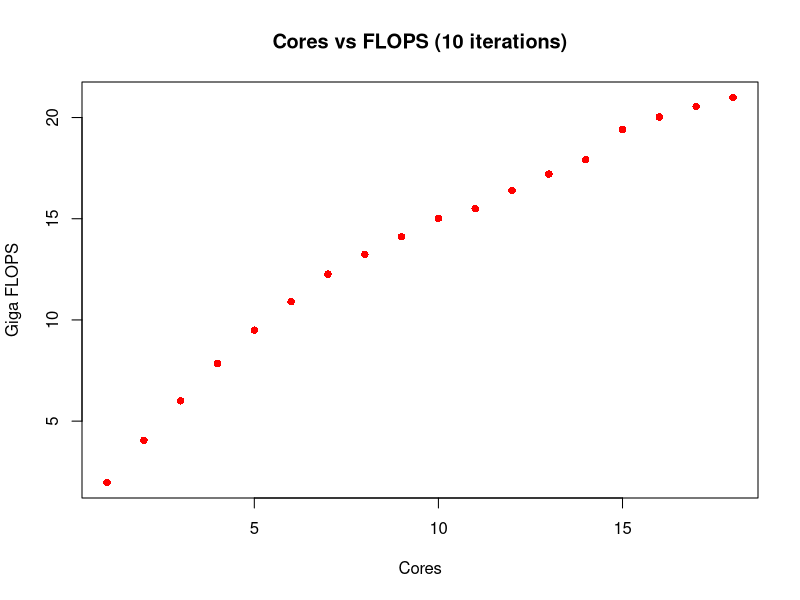
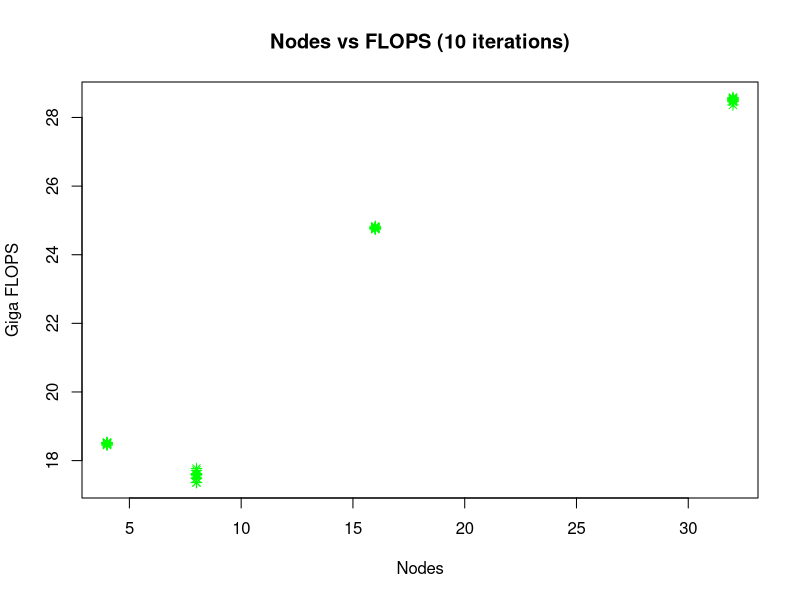
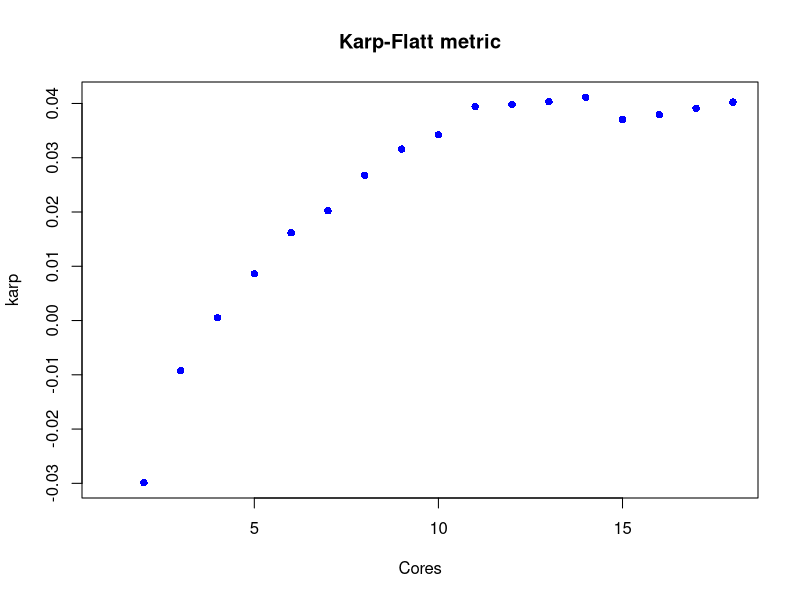
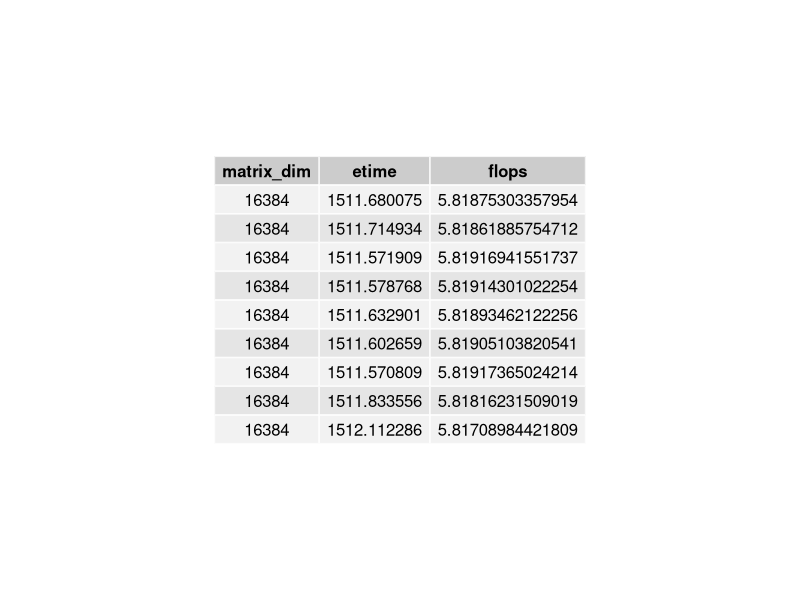
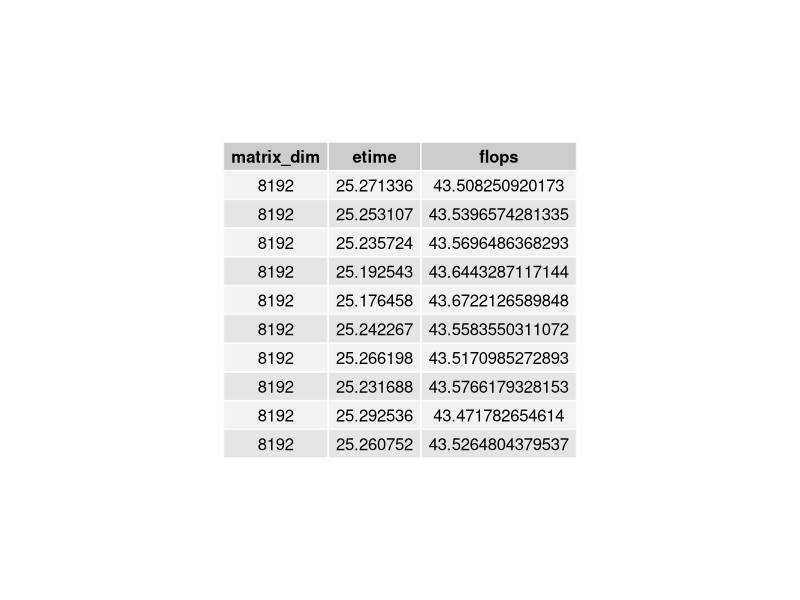
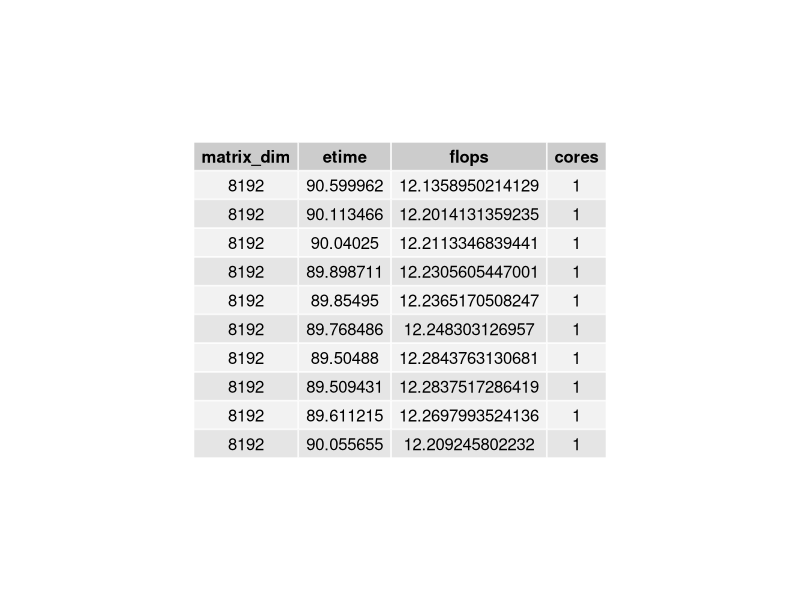
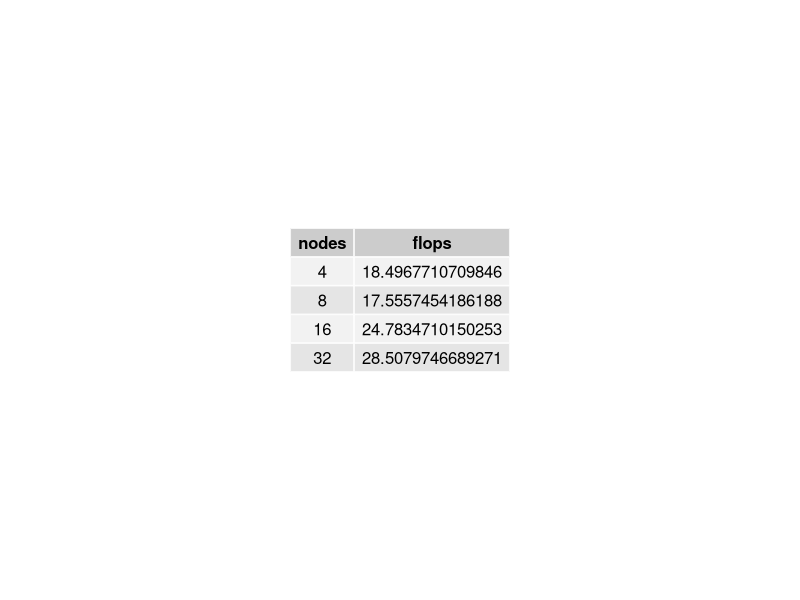

The R script that drew these images, in order:
library(gridExtra)

omp_all = read.csv("../data/floyd_omp_8192_all.txt")
omp_16 = read.csv("../data/floyd_omp_28_16384.txt")
oacc = read.csv("../data/floyd_acc_28_16384.txt")
oacc_mpi = read.csv("../data/floyd_acc_mpi_p100_4_8192.txt")
mpi = read.csv("../data/floyd_mpi_8_8192.txt")
omp_mpi = read.csv("../data/floyd_omp_mpi_all.txt")

# Convert FLOPS to GFLOPS
omp_all$flops = omp_all$flops /1000000000
omp_16$flops = omp_16$flops/1000000000
oacc$flops = oacc$flops/1000000000
oacc_mpi$flops = oacc_mpi$flops/1000000000
mpi$flops = mpi$flops/1000000000
omp_mpi$flops = omp_mpi$flops/1000000000

# Delete cores from oacc
oacc = within(oacc, rm(cores))
oacc_mpi = within(oacc_mpi, rm(cores))

# Aggregate the cores and mean flops
omp_all_ag = aggregate(flops~cores, omp_all, mean)
omp_16_ag = aggregate(flops~cores, omp_16, mean)
omp_mpi_ag = aggregate(flops~nodes, omp_mpi, mean)

# Add the speedup
omp_all_ag$speedup = omp_all_ag$flops/omp_all_ag$flops[1]

# Add the serial portion
omp_all_ag$serial = (omp_all_ag$speedup - omp_all_ag$cores)/(1 - omp_all_ag$cores)

# Add the efficiency 
omp_all_ag$karp = (((1/omp_all_ag$speedup)-(1/omp_all_ag$cores))/(1 - (1/omp_all_ag$cores)))

# Create plots for the omp_all flops
png("omp_all.png", width=600, height=500)
plot(flops~cores, omp_all_ag[1:18,], main="Cores vs FLOPS (10 iterations)", xlab="Cores", 
	ylab="Giga FLOPS", col="red", pch=16)
dev.off()

# Create plots for the omp_all flops
png("omp_mpi_box.png", width=600, height=500)
plot(flops~nodes, omp_mpi, main="Nodes vs FLOPS (10 iterations)", xlab="Nodes", 
	ylab="Giga FLOPS", col="green", pch=8)
dev.off()


# Create plot for the karp-flatt metic
png("karp_flatt_graph.png")
plot(karp~cores, omp_all_ag[1:18,], col="blue", pch=16, main="Karp-Flatt metric", xlab="Cores")
dev.off()

png("oacc.png", width=400, height=400) 
grid.table(oacc, rows=NULL)
dev.off()

png("oacc_mpi.png", width=400, height=400) 
grid.table(oacc_mpi, rows=NULL)
dev.off()

png("mpi.png", width=400, height=400) 
grid.table(mpi, rows=NULL)
dev.off()

png("omp_mpi.png", width=400, height=400) 
grid.table(omp_mpi_ag, rows=NULL)
dev.off()





